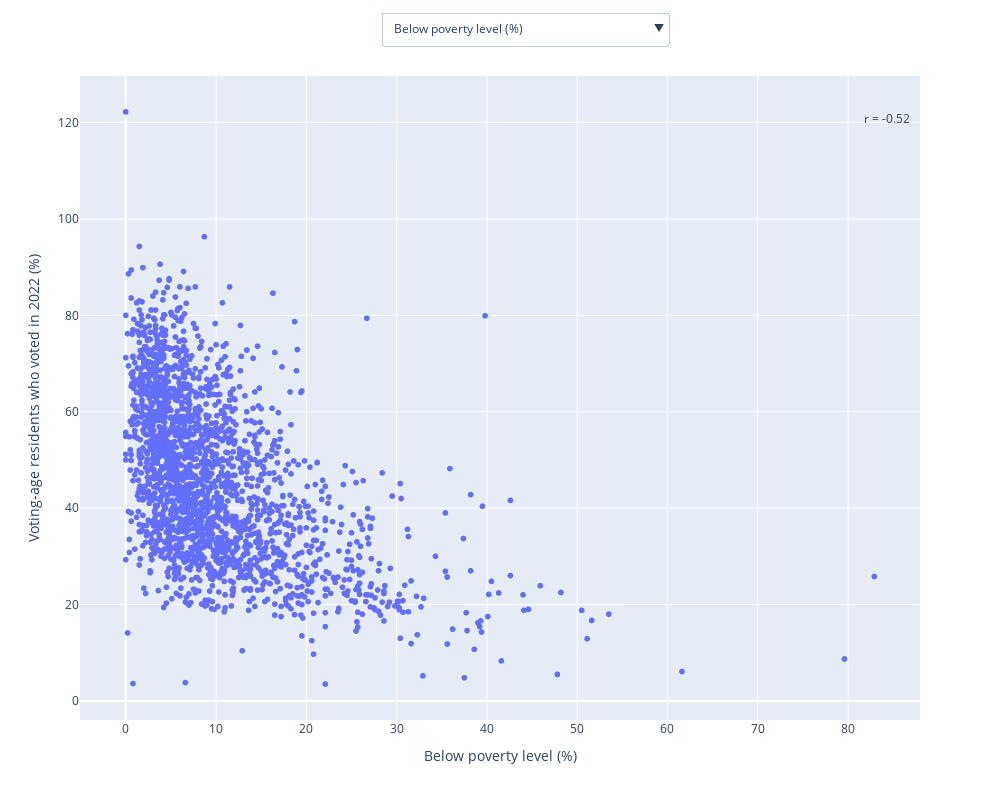

The cell this chart's notebook holds for it:
### Code cell
scatter()

### Figure 1 — Plotly figure (JSON) as saved in the notebook; plotly's stock layout.template omitted (floating-point values rounded to 4 significant figures; data arrays with more than 128 entries replaced by an {"elided": "..."} marker saying what was removed)
{"data": [{"hovertemplate": "Below poverty level (%)=%{x}<br>Voting-age residents who voted in 2022 (%)=%{y}<extra></extra>", "legendgroup": "", "marker": {"color": "#636efa", "symbol": "circle"}, "mode": "markers", "name": "", "showlegend": false, "type": "scattergl", "x": {"elided": "2186 float values"}, "xaxis": "x", "y": {"elided": "2186 float values"}, "yaxis": "y"}], "layout": {"annotations": [{"showarrow": false, "text": "r = -0.52", "x": 0.99, "xref": "paper", "y": 0.95, "yref": "paper"}], "height": 800, "legend": {"tracegroupgap": 0}, "margin": {"t": 60}, "updatemenus": [{"buttons": [{"args": [{"x": {"elided": "1x2186 float values"}, "y": {"elided": "1x2186 float values"}}, {"annotations": [{"showarrow": false, "text": "r = -0.52", "x": 0.99, "xref": "paper", "y": 0.95, "yref": "paper"}], "xaxis": {"title": "Below poverty level (%)"}, "yaxis": {"title": "Voting-age residents who voted in 2022 (%)"}}], "label": "Below poverty level (%)", "method": "update"}, {"args": [{"x": {"elided": "1x2186 float values"}, "y": {"elided": "1x2186 float values"}}, {"annotations": [{"showarrow": false, "text": "r = -0.13", "x": 0.99, "xref": "paper", "y": 0.95, "yref": "paper"}], "xaxis": {"title": "Asian (%)"}, "yaxis": {"title": "Voting-age residents who voted in 2022 (%)"}}], "label": "Asian (%)", "method": "update"}, {"args": [{"x": {"elided": "1x2186 float values"}, "y": {"elided": "1x2186 float values"}}, {"annotations": [{"showarrow": false, "text": "r = -0.37", "x": 0.99, "xref": "paper", "y": 0.95, "yref": "paper"}], "xaxis": {"title": "Black (%)"}, "yaxis": {"title": "Voting-age residents who voted in 2022 (%)"}}], "label": "Black (%)", "method": "update"}, {"args": [{"x": {"elided": "1x2186 float values"}, "y": {"elided": "1x2186 float values"}}, {"annotations": [{"showarrow": false, "text": "r = -0.21", "x": 0.99, "xref": "paper", "y": 0.95, "yref": "paper"}], "xaxis": {"title": "Native Hawaiian or other Pacific Islander (%)"}, "yaxis": {"title": "Voting-age residents who voted in 2022 (%)"}}], "label": "Native Hawaiian or other Pacific Islander (%)", "method": "update"}, {"args": [{"x": {"elided": "1x2186 float values"}, "y": {"elided": "1x2186 float values"}}, {"annotations": [{"showarrow": false, "text": "r = 0.71", "x": 0.99, "xref": "paper", "y": 0.95, "yref": "paper"}], "xaxis": {"title": "White (%)"}, "yaxis": {"title": "Voting-age residents who voted in 2022 (%)"}}], "label": "White (%)", "method": "update"}, {"args": [{"x": {"elided": "1x2186 float values"}, "y": {"elided": "1x2186 float values"}}, {"annotations": [{"showarrow": false, "text": "r = -0.61", "x": 0.99, "xref": "paper", "y": 0.95, "yref": "paper"}], "xaxis": {"title": "Hispanic or Latino (%)"}, "yaxis": {"title": "Voting-age residents who voted in 2022 (%)"}}], "label": "Hispanic or Latino (%)", "method": "update"}, {"args": [{"x": {"elided": "1x2186 float values"}, "y": {"elided": "1x2186 float values"}}, {"annotations": [{"showarrow": false, "text": "r = 0.01", "x": 0.99, "xref": "paper", "y": 0.95, "yref": "paper"}], "xaxis": {"title": "Mixed race (%)"}, "yaxis": {"title": "Voting-age residents who voted in 2022 (%)"}}], "label": "Mixed race (%)", "method": "update"}, {"args": [{"x": {"elided": "1x2186 float values"}, "y": {"elided": "1x2186 float values"}}, {"annotations": [{"showarrow": false, "text": "r = -0.11", "x": 0.99, "xref": "paper", "y": 0.95, "yref": "paper"}], "xaxis": {"title": "American Indian or Alaska Native %"}, "yaxis": {"title": "Voting-age residents who voted in 2022 (%)"}}], "label": "American Indian or Alaska Native %", "method": "update"}, {"args": [{"x": {"elided": "1x2186 float values"}, "y": {"elided": "1x2186 float values"}}, {"annotations": [{"showarrow": false, "text": "r = 0.61", "x": 0.99, "xref": "paper", "y": 0.95, "yref": "paper"}], "xaxis": {"title": "Median age"}, "yaxis": {"title": "Voting-age residents who voted in 2022 (%)"}}], "label": "Median age", "method": "update"}], "direction": "down", "x": 0.7, "y": 1.1}], "width": 1000, "xaxis": {"anchor": "y", "autorange": true, "domain": [0, 1], "range": [-5.067, 87.97], "title": {"text": "Below poverty level (%)"}, "type": "linear"}, "yaxis": {"anchor": "x", "autorange": true, "domain": [0, 1], "range": [-3.959, 129.7], "title": {"text": "Voting-age residents who voted in 2022 (%)"}, "type": "linear"}}}
